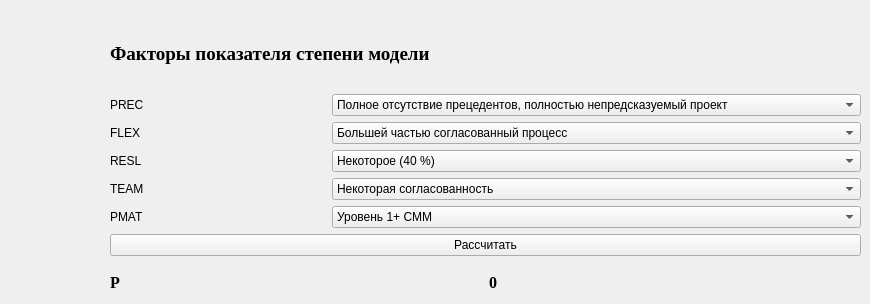
      <widget class="QWidget" name="tab_2">
       <attribute name="title">
        <string>Показатель степени</string>
       </attribute>
       <widget class="QWidget" name="layoutWidget">
        <property name="geometry">
         <rect>
          <x>110</x>
          <y>20</y>
          <width>751</width>
          <height>236</height>
         </rect>
        </property>
        <layout class="QGridLayout" name="gridLayout_8">
         <item row="4" column="0">
          <widget class="QLabel" name="label_24">
           <property name="toolTip">
            <string>Сплоченность команды</string>
           </property>
           <property name="text">
            <string>TEAM</string>
           </property>
          </widget>
         </item>
         <item row="1" column="1">
          <widget class="QComboBox" name="powComboBox_1">
           <item>
            <property name="text">
             <string>Полное отсутствие прецедентов, полностью непредсказуемый проект</string>
            </property>
           </item>
           <item>
            <property name="text">
             <string>Почти полное отсутствие прецедентов, в значительной мере непредсказуемый проект</string>
            </property>
           </item>
           <item>
            <property name="text">
             <string>Наличие некоторого количества прецедентов</string>
            </property>
           </item>
           <item>
            <property name="text">
             <string>Общее знакомство с проектом</string>
            </property>
           </item>
           <item>
            <property name="text">
             <string>Значительное знакомство с проектом</string>
            </property>
           </item>
           <item>
            <property name="text">
             <string>Полное знакомство с проектом</string>
            </property>
           </item>
          </widget>
         </item>
         <item row="0" column="0" colspan="2">
          <widget class="QLabel" name="label_20">
           <property name="font">
            <font>
             <family>Times New Roman</family>
             <pointsize>14</pointsize>
             <weight>75</weight>
             <bold>true</bold>
            </font>
           </property>
           <property name="text">
            <string>Факторы показателя степени модели</string>
           </property>
          </widget>
         </item>
         <item row="3" column="1">
          <widget class="QComboBox" name="powComboBox_3">
           <property name="currentIndex">
            <number>1</number>
           </property>
           <item>
            <property name="text">
             <string>Малое (20 %)</string>
            </property>
           </item>
           <item>
            <property name="text">
             <string>Некоторое (40 %)</string>
            </property>
           </item>
           <item>
            <property name="text">
             <string>Частое (60 %)</string>
            </property>
           </item>
           <item>
            <property name="text">
             <string>В целом (75 %)</string>
            </property>
           </item>
           <item>
            <property name="text">
             <string>Почти полное (90 %)</string>
            </property>
           </item>
           <item>
            <property name="text">
             <string>Полное (100%) </string>
            </property>
           </item>
          </widget>
         </item>
         <item row="1" column="0">
          <widget class="QLabel" name="label_21">
           <property name="toolTip">
            <string>Новизна проекта </string>
           </property>
           <property name="text">
            <string>PREC</string>
           </property>
          </widget>
         </item>
         <item row="5" column="1">
          <widget class="QComboBox" name="powComboBox_5">
           <property name="currentIndex">
            <number>1</number>
           </property>
           <item>
            <property name="text">
             <string>Уровень 1 СММ</string>
            </property>
           </item>
           <item>
            <property name="text">
             <string>Уровень 1+ СММ</string>
            </property>
           </item>
           <item>
            <property name="text">
             <string>Уровень 2 СММ</string>
            </property>
           </item>
           <item>
            <property name="text">
             <string>Уровень 3 СММ</string>
            </property>
           </item>
           <item>
            <property name="text">
             <string>Уровень 7 СММ</string>
            </property>
           </item>
           <item>
            <property name="text">
             <string>Уровень 5 СММ</string>
            </property>
           </item>
          </widget>
         </item>
         <item row="2" column="0">
          <widget class="QLabel" name="label_22">
           <property name="toolTip">
            <string>Гибкость процесса разработки</string>
           </property>
           <property name="text">
            <string>FLEX</string>
           </property>
          </widget>
         </item>
         <item row="4" column="1">
          <widget class="QComboBox" name="powComboBox_4">
           <property name="currentIndex">
            <number>2</number>
           </property>
           <item>
            <property name="text">
             <string>Сильно затрудненное взаимодействие</string>
            </property>
           </item>
           <item>
            <property name="text">
             <string>Несколько затрудненное взаимодействие</string>
            </property>
           </item>
           <item>
            <property name="text">
             <string>Некоторая согласованность</string>
            </property>
           </item>
           <item>
            <property name="text">
             <string>Повышенная согласованность</string>
            </property>
           </item>
           <item>
            <property name="text">
             <string>Высокая согласованность</string>
            </property>
           </item>
           <item>
            <property name="text">
             <string>Взаимодействие как в едином целом</string>
            </property>
           </item>
          </widget>
         </item>
         <item row="5" column="0">
          <widget class="QLabel" name="label_25">
           <property name="toolTip">
            <string>Уровень развития процесса разработки</string>
           </property>
           <property name="text">
            <string>PMAT</string>
           </property>
          </widget>
         </item>
         <item row="3" column="0">
          <widget class="QLabel" name="label_23">
           <property name="toolTip">
            <string>Анализ архитектуры системы и рисков</string>
           </property>
           <property name="text">
            <string>RESL</string>
           </property>
          </widget>
         </item>
         <item row="2" column="1">
          <widget class="QComboBox" name="powComboBox_2">
           <property name="currentIndex">
            <number>3</number>
           </property>
           <item>
            <property name="text">
             <string>Точный, строгий процесс разработки</string>
            </property>
           </item>
           <item>
            <property name="text">
             <string>Случайные послабления в процессе</string>
            </property>
           </item>
           <item>
            <property name="text">
             <string>Некоторые послабления в процессе</string>
            </property>
           </item>
           <item>
            <property name="text">
             <string>Большей частью согласованный процесс </string>
            </property>
           </item>
           <item>
            <property name="text">
             <string>Некоторое согласование процесса</string>
            </property>
           </item>
           <item>
            <property name="text">
             <string>Заказчик определил только общие цели </string>
            </property>
           </item>
          </widget>
         </item>
         <item row="6" column="0" colspan="2">
          <widget class="QPushButton" name="pCalculateButton">
           <property name="text">
            <string>Рассчитать</string>
           </property>
          </widget>
         </item>
        </layout>
       </widget>
       <widget class="QWidget" name="layoutWidget">
        <property name="geometry">
         <rect>
          <x>110</x>
          <y>270</y>
          <width>751</width>
          <height>25</height>
         </rect>
        </property>
        <layout class="QGridLayout" name="gridLayout_11">
         <item row="0" column="0">
          <widget class="QLabel" name="label_45">
           <property name="font">
            <font>
             <family>Times New Roman</family>
             <pointsize>12</pointsize>
             <weight>75</weight>
             <bold>true</bold>
            </font>
           </property>
           <property name="text">
            <string>P</string>
           </property>
          </widget>
         </item>
         <item row="0" column="1">
          <widget class="QLabel" name="PLabel">
           <property name="font">
            <font>
             <family>Times New Roman</family>
             <pointsize>12</pointsize>
             <weight>75</weight>
             <bold>true</bold>
            </font>
           </property>
           <property name="text">
            <string>0</string>
           </property>
          </widget>
         </item>
        </layout>
       </widget>
      </widget>
